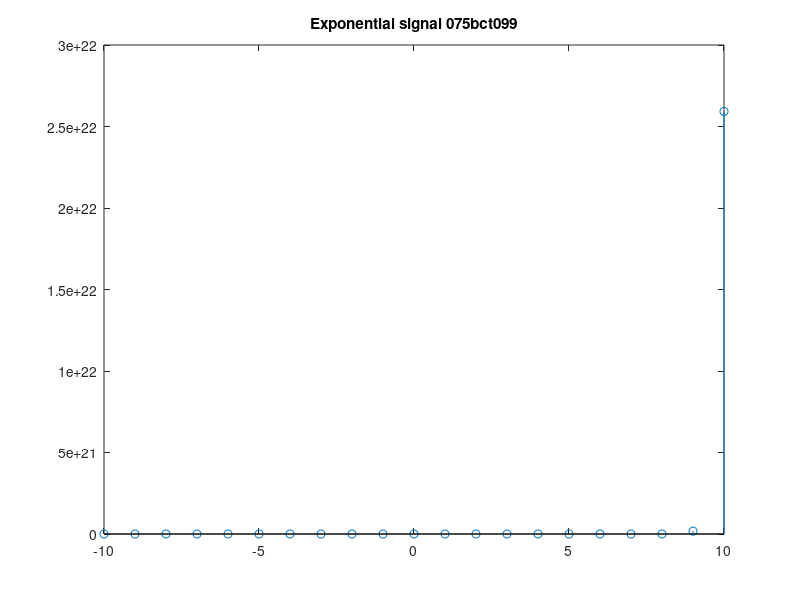

The MATLAB source for this figure:
clc;

n= (-10:10);
c = input("c = ");
a = input("a =  ");
y = c*exp(a*n);
stem(n,y);
title('Exponential signal 075bct099')
